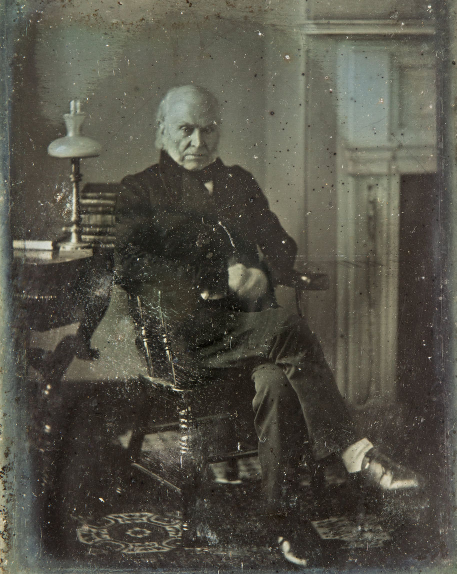
#> input picture imagem.jpeg, 913 x 1148 px (shown at 1/2 size)
$ python avali_fourier.py
#> lines starting #> are read from the running program, lines starting #| are printed output that depends on the picture
import cv2
import numpy as np

# Função para aplicar o filtro de mediana
def filtro_mediana(img, ksize=3):
    img_mediana = cv2.medianBlur(img, ksize)
    return img_mediana

# Função para aplicar a Transformada de Fourier e retornar à imagem espacial
def transformada_fourier(img):
    f = np.fft.fft2(img)
    fshift = np.fft.fftshift(f)
    img_back = np.fft.ifftshift(fshift)
    img_back = np.fft.ifft2(img_back)
    img_back = np.abs(img_back)

    # Normaliza a imagem para o intervalo [0, 255] e converte para uint8
    img_back = np.uint8(255 * img_back / np.max(img_back))
    return img_back

# Função para aplicar o filtro de aguçamento
def filtro_agucamento(img):
    kernel = np.array([[0, -1, 0], [-1.03, 5, -1.03], [0, -1, 0]])
    img_agucado = cv2.filter2D(img, -1, kernel)
    return img_agucado

# Função para aplicar o filtro bilateral
def filtro_bilateral(img):
    # Aplica filtro bilateral para suavizar a imagem, preservando as bordas
    return cv2.bilateralFilter(img, 5, 15, 15)

# Carrega a imagem em escala de cinza
img = cv2.imread('imagem.jpeg', cv2.IMREAD_GRAYSCALE)
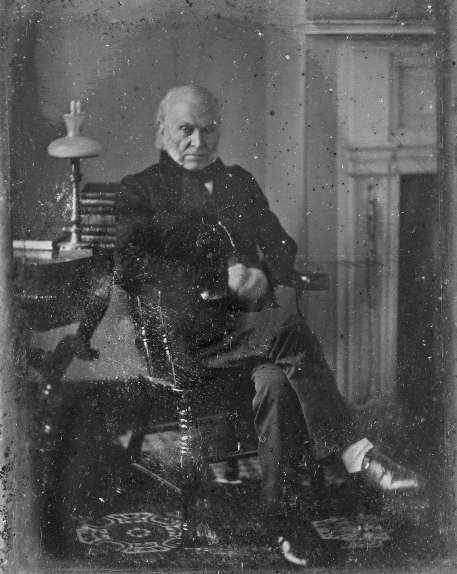
#> img: shape (1148, 913) (shown at 1/2 size); min 0, max 255, mean 81

# Aplica os filtros sequencialmente na mesma imagem
img_mediana = filtro_mediana(img)
img_bilateral = filtro_bilateral(img_mediana)  # Filtro bilateral após mediana
img_fourier = transformada_fourier(img_bilateral)  # Aplica a Transformada de Fourier
img_agucamento = filtro_agucamento(img_fourier)  # Aplica o filtro de aguçamento

# Redimensiona as imagens para 50% do tamanho original
img_resized = cv2.resize(img_agucamento, None, fx=0.5, fy=0.5)
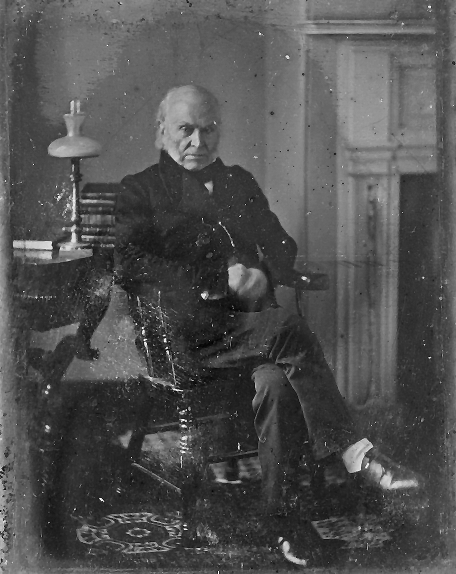
#> img_resized: shape (574, 456); min 0, max 255, mean 80
img_original_resized = cv2.resize(img, None, fx=0.5, fy=0.5)

# Empilha as imagens (original e final) lado a lado
imagem_combinada = np.hstack((img_original_resized, img_resized))
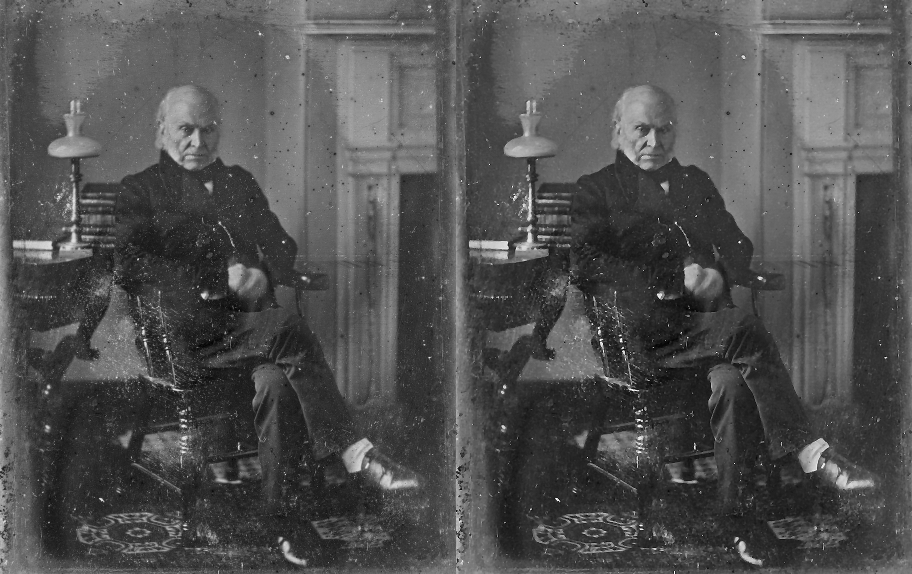
#> imagem_combinada: shape (574, 912); min 0, max 255, mean 80.6

# Exibe a imagem combinada
cv2.imshow("Antes e Depois", imagem_combinada)

# Aguarda a tecla para fechar
cv2.waitKey(0)
cv2.destroyAllWindows()
